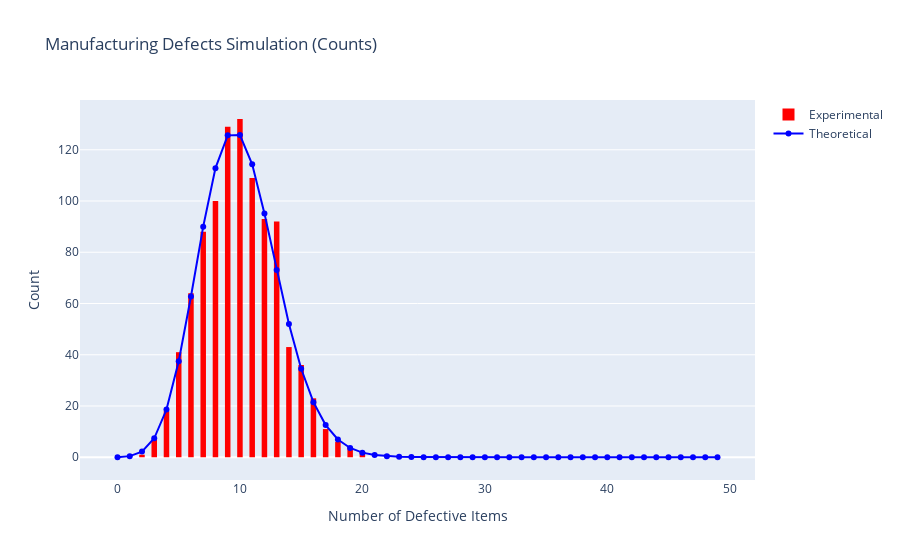

This figure's notebook cell:
### Code cell
# Plotting for the Quality Control
fig = go.Figure()
fig.add_trace(go.Histogram(
    x=defects,
    nbinsx=50,
    name='Experimental',
    marker_color='red'
))
fig.add_trace(go.Scatter(
    x=k_values_defects,
    y=theoretical_pmf_defects_count,
    mode='markers+lines',
    name='Theoretical',
    marker_color='blue'
))
fig.update_layout(
    title="Manufacturing Defects Simulation (Counts)",
    xaxis_title="Number of Defective Items",
    yaxis_title="Count",
    bargap=0.1
)
fig.show()

### Figure 1 — Plotly figure (JSON) as saved in the notebook; plotly's stock layout.template omitted (floating-point values rounded to 4 significant figures; data arrays with more than 128 entries replaced by an {"elided": "..."} marker saying what was removed)
{"data": [{"marker": {"color": "red"}, "name": "Experimental", "nbinsx": 50, "type": "histogram", "x": {"elided": "1000 int values"}}, {"marker": {"color": "blue"}, "mode": "markers+lines", "name": "Theoretical", "type": "scatter", "x": [0, 1, 2, 3, 4, 5, 6, 7, 8, 9, 10, 11, 12, 13, 14, 15, 16, 17, 18, 19, 20, 21, 22, 23, 24, 25, 26, 27, 28, 29, 30, 31, 32, 33, 34, 35, 36, 37, 38, 39, 40, 41, 42, 43, 44, 45, 46, 47, 48, 49], "y": [0.04317, 0.4361, 2.2, 7.393, 18.61, 37.45, 62.74, 89.99, 112.8, 125.6, 125.7, 114.3, 95.16, 73.05, 52.02, 34.54, 21.48, 12.56, 6.928, 3.617, 1.792, 0.8447, 0.3797, 0.1631, 0.06705, 0.02644, 0.01002, 0.00365, 0.001281, 0.0004337, 0.0001418, 4.482e-05, 1.371e-05, 4.062e-06, 1.167e-06, 3.253e-07, 8.808e-08, 2.318e-08, 5.934e-09, 1.478e-09, 3.588e-10, 8.486e-11, 1.957e-11, 4.404e-12, 9.676e-13, 2.076e-13, 4.354e-14, 8.928e-15, 1.79e-15, 3.514e-16]}], "layout": {"bargap": 0.1, "title": {"text": "Manufacturing Defects Simulation (Counts)"}, "xaxis": {"title": {"text": "Number of Defective Items"}}, "yaxis": {"title": {"text": "Count"}}}}
